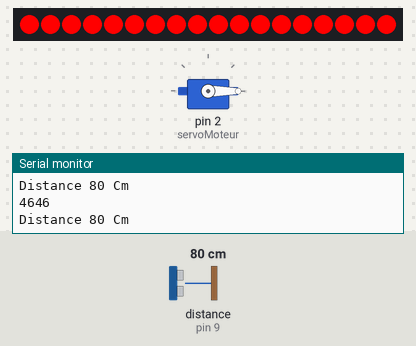
The sketch below on a simulated Arduino Uno, built with avr-gcc and run on an emulated ATmega328P. Shown: servo, 18 RGB LEDs in strip order, left to right, the last lines printed to the serial monitor. Wiring (inferred from the names in the program): ultrasonic range finder: trigger pin 8; echo pin 9. The test bench sets the inputs (shaded band); at power-on: distance to the obstacle (sensor on pin 9) 80 cm. The echo pulse lasts 58.3 µs per cm; dim RGB values are drawn brighter than linear.

Above: at 2.6 s.
2.7 s: distance to the obstacle (sensor on pin 9) set to 195 cm
5.2 s: distance to the obstacle (sensor on pin 9) set to 204 cm
At 7.6 s:
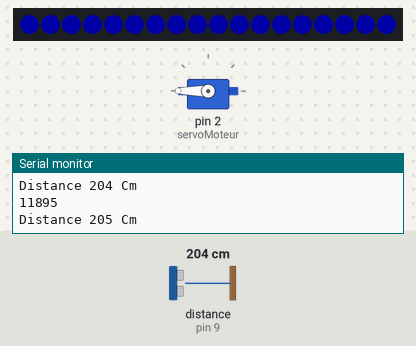
7.7 s: distance to the obstacle (sensor on pin 9) set to 2 cm
At 9.28 s:
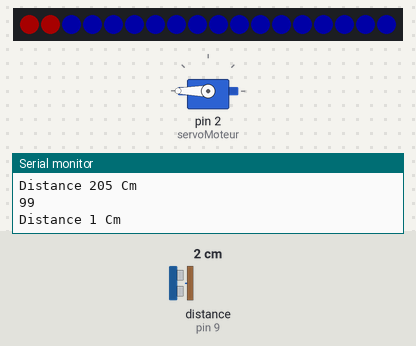
10.9 s: distance to the obstacle (sensor on pin 9) set to 250 cm
At 11.01 s:
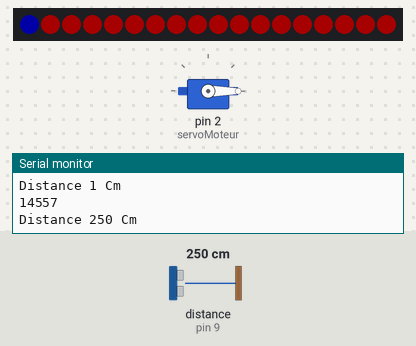
13.4 s: distance to the obstacle (sensor on pin 9) set to 4 cm
At 16.37 s:
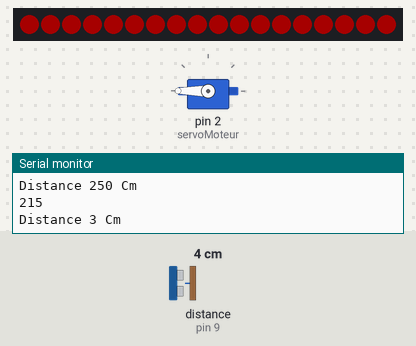
Timing chart, 0 to 17.6 s (numbered marks = the images above; inputs shaded):
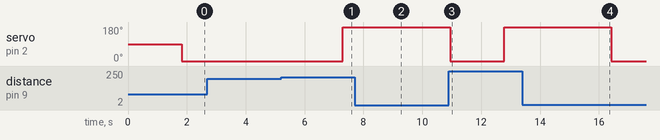

Measured:
- the behaviour switches between 200 and 201 cm on distance to the obstacle (sensor on pin 9) (found by bisection; images 0 and 1)
- after the input at 5.2 s, servo on pin 2 (servoMoteur): 0° → 180° after 2.1 s; the LEDs: first change after 0.29 s (image 1 shows a later state)
- after the input at 7.7 s, the LEDs: first change after 1.4 s (image 2 shows a later state)
- after the input at 10.9 s, the LEDs: change after 0.06 s (image 3)
- after the input at 13.4 s, servo on pin 2 (servoMoteur): 180° → 0° after 3.0 s; the LEDs: first change after 1.2 s (image 4 shows a later state)

The sketch:

L_a_Froger.ino
```cpp
/*
 *
 *  Pour le branchement :
 *  La bande de led est branché sur le pin 5
 *  Le servo moteur est branché sur le pin 2
 *  Le capteur ultrason est brancher :
 *  trig sur le pin 8
 *  echo sur le pin 9

*/

#include <Adafruit_NeoPixel.h>
#include <Servo.h>
Servo servoMoteur;
#define sortie 5                                //  Défini le pin de l'arduino sur lequel est branché la bande de led
#define nb_led 18                                //    Défini le nombre de led voulu sur la bande branché
#define PIN_TRIG  8                              // Défini le pin de l'arduino sur lequel est branché la broche Trig du module HC-04
#define PIN_ECHO  9                              // Défini le pin de l'arduino sur lequel est branché la broche Echo du module HC-04

Adafruit_NeoPixel module = Adafruit_NeoPixel(nb_led, sortie, NEO_GRB + NEO_KHZ800);  // création de l'objet module à utiliser pour controler la bande

long duration_hc, distance_hc;

void setup() {
  Serial.begin (9600);
  pinMode(PIN_TRIG, OUTPUT);
  pinMode(PIN_ECHO, INPUT);
  servoMoteur.attach(2);
  module.begin();

}

void loop() {

  mesureDistance();
  Serial.print("Distance ");
  Serial.print(distance_hc);
  Serial.println(" Cm ");

  if(distance_hc > 200){
    Bleu();
    servoMoteur.write(180);

  }

  else{
  Rouge();
  servoMoteur.write(0);
  }

}

void Bleu(){
  for(int i=0;i<18;i++)
  {
    module.setPixelColor(i,0,0,255);
    module.setBrightness(40);
    module.show();
    delay (100);
  }
}
void Rouge(){
  for(int i=0;i<18;i++)
  {
    module.setPixelColor(i,255,0,0);
    module.show();
    delay (100);
  }
}
void mesureDistance(){
  digitalWrite(PIN_TRIG, LOW);
  delayMicroseconds(2);
  digitalWrite(PIN_TRIG, HIGH);
  delayMicroseconds(10);
  digitalWrite(PIN_TRIG, LOW);
  duration_hc = pulseIn(PIN_ECHO, HIGH);
  Serial.println(duration_hc);
  distance_hc = duration_hc / 58;
}
```
